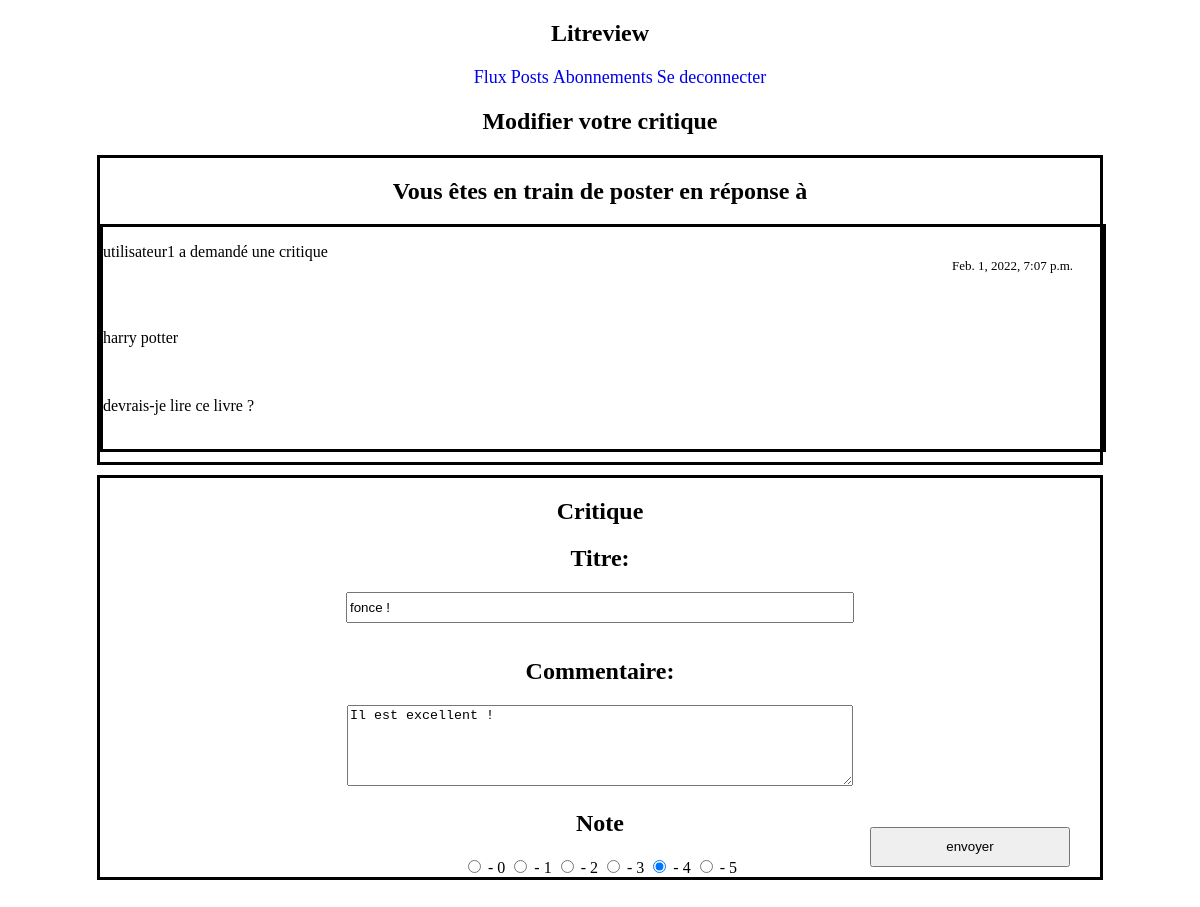
Screenshot of /modifier-review/21/ (signed in) with the database file from the repository.
### blog/models.py (models this page shows, shortened)
class Ticket(models.Model):
    title = models.CharField(max_length=128)
    description = models.TextField(max_length=2048, blank=True)
    user = models.ForeignKey(User, on_delete=models.CASCADE)
    image = models.ImageField(blank=True)
    time_created = models.DateTimeField(auto_now_add=True)

class User(models.Model):
    username = models.CharField(max_length=150, unique=True)
    password = models.CharField(max_length=100)
    email = models.EmailField(max_length=254)

class Review(models.Model):
    ticket_associe = models.ForeignKey(to=Ticket, on_delete=models.CASCADE, null=True, blank=True)
    rating = models.PositiveSmallIntegerField(
        validators=[MinValueValidator(0), MaxValueValidator(5)])
    headline = models.CharField(max_length=128)
    body = models.CharField(max_length=8192, blank=True)
    user_associe = models.ForeignKey(
        User, on_delete=models.CASCADE, null=True, blank=True)
    time_created = models.DateTimeField(auto_now_add=True)

### blog/views.py (the view)
# urls.py: path('modifier-review/<review_id>/', views.page_modifier_review),
def page_modifier_review(request, review_id):
    try:
        if not request.session['connected']:
            print(request.session['connected'])
            return redirect('/index')
        else:
            pass
    except KeyError:
        print("probleme avec la session")
    modif_review = True
    error = False
    user = User.objects.get(username=request.session['username'])
    user_id = user.id
    review_modifiee = False
    try:
        review = Review.objects.get(id=review_id, user_associe_id=user_id)
        review_ticket_associe_id = review.ticket_associe_id
        ticket = Ticket.objects.get(id=review_ticket_associe_id)
    except ValueError:
        return redirect('/vos-posts')
    except ObjectDoesNotExist:
        return redirect('/vos-posts')
    if request.method == "POST":
        form = CritiqueModifForm(request.POST)
        if form.is_valid():
            critique_title = request.POST.get('titre')
            critique_note = request.POST.get('checkbox')
            critique_commentaire = request.POST.get('commentaire')
            dictionnaire_post = {'note': critique_note, 'title': critique_title,
                                 'commentaire': critique_commentaire}
            if not critique_note and not critique_commentaire and \
                    not critique_title:
                review_modifiee = False
                error = True
            else:
                for post in dictionnaire_post:
                    if not dictionnaire_post[post]:
                        pass
                    elif dictionnaire_post[post] == critique_note:
                        print("c'est la note")
                        if int(critique_note) not in [0, 1, 2, 3, 4, 5]:
                            error = True
                        else:
                            review.rating = int(critique_note)
                    else:
                        if dictionnaire_post[post] == critique_title:
                            review.headline = critique_title
                        if dictionnaire_post[post] == critique_commentaire:
                            review.body = critique_commentaire
                    try:
                        review.time_created = datetime.now()
                        review.save()
                        review_modifiee = True
                    except IntegrityError:
                        error = True
                        context = {
                            'error': error
                        }
                        return render(request, 'templates/blog/creation-critique.html', context)
            context = {
                'modif_review': modif_review,
                'review_modifiee': review_modifiee,
                'form': form,
                'review': review,
                'ticket': ticket,
                'error': error
            }
            return render(request, 'templates/blog/creation-critique.html', context)
        else:
            print("le formulaire est invalide.")
            error = True
    else:
        form = CritiqueModifForm()
    context = {
        'modif_review': modif_review,
        'error': error,
        'form': form,
        'ticket': ticket,
        'review': review,
        'user_id': user_id,
    }
    return render(request, 'templates/blog/creation-critique.html', context)

### blog/models.py
class CritiqueModifForm(forms.Form):
    titre = forms.CharField(max_length=128, label='Titre', required=False, initial="",
                            widget=forms.TextInput())
    commentaire = forms.CharField(max_length=8192, label='Commentaire', required=False, initial="",
                                  widget=forms.Textarea(attrs={'cols': 50, 'rows': 5}))

### blog/templates/blog/creation-critique.html (shortened to what this page needs)
<!doctype html>
<html lang="fr">
<head>
    {% block header %}
    {% include 'blog/barre_de_navigation.html' %}
    {% endblock %}
  {% load static %}
  <link rel="stylesheet" href="{% static 'blog/creation_critique.css' %}">
</head>
<body>
{% if modif_review  and not review_modifiee %}
    <h2 style="text-align:center; margin-left:auto; margin-right:auto; min-width:1000px;">Modifier votre critique</h2>
{% endif %}
{% if ticket_doesnt_exist %}
    <h2>Le ticket n'existe pas.</h2>
{% else %}
{% if not review_modifiee %}
    <div id="reponse_critique">
      <h2>Vous êtes en train de poster en réponse à</h2>
      {% block content %}
      {% include 'blog/tickets.html' %}
      {% endblock %}
    </div>
    <div id="critique_div">
      <form id="critique_form" method="post" action="">
        <h2>Critique</h2>
          <h2>{{ form.titre.label_tag}}</h2>
          <input type="text" name="titre" id="id_titre" value="{{review.headline}}">
        <h2>{{ form.commentaire.label_tag}}</h2>
          <textarea name="commentaire" cols="50" rows="5" maxlength="8192" id="id_commentaire">{{review.body}}
          </textarea>
          {% if review %}
          {% if review.rating == 4 %}
            <h2>Note</h2>
            <input type="radio" id="0" name="checkbox" value="0" readonly="readonly"> - 0
            <input type="radio" id="1" name="checkbox" value="1" readonly="readonly"> - 1
            <input type="radio" id="2" name="checkbox" value="2" readonly="readonly"> - 2
            <input type="radio" id="3" name="checkbox" value="3" readonly="readonly"> - 3
            <input type="radio" id="4" name="checkbox" value="4" readonly="readonly" checked> - 4
            <input type="radio" id="5" name="checkbox" value="5" readonly="readonly"> - 5
        <br>
          {% endif %}
          {% endif %}
        <input id="bouton_envoyer" type="submit" value="envoyer">
      </form>
    </div>
    {% endif %}
{% endif %}
</body>
</html>

### blog/templates/blog/tickets.html (shortened to what this page needs)
{% load static %}
  <link rel="stylesheet" href="{% static '/blog/flux.css' %}">
{% if ticket %}
    <div id="tickets">
    {% if ticket.user_id == user_id %}
        <p id="demande_de_critique">Vous avez publié une critique</p>
        <br>
        {% else %}
        <p>{{ ticket.user.username }} a demandé une critique</p>
        <br>
        {% endif %}
        <p class="heure">{{ticket.time_created}}</p>
        <br>
        <p id="book_title">{{ticket.title}}</p>
        <br>
        <p id="book_title">{{ticket.description}}</p>
        <br>
    </div>
{% endif %}

### blog/static/blog/creation_critique.css (style rules this page uses)
#reponse_critique, #critique_div { border-color: black; border-style: solid; margin-left: auto; margin-right: auto; margin-bottom: 10px; min-width: 1000px; width: 500px }
#tickets { border-color: black; border-style: solid; margin-left: auto; margin-right: auto; margin-bottom: 10px; min-width: 1000px; width: 400px }
input[type="text"] { width: 500px; height: 25px; margin-bottom: 15px; overflow: hidden; }
.heure { position: relative; float: right; top: -50px; right: 30px; font-size: small; }
#bouton_envoyer { text-align: center; position: relative; float: right; bottom: 50px; right: 30px; width: 200px; height: 40px; }
h2 { text-align: center; }
form { text-align: center; }
#id_commentaire { width: 500px; }

### blog/static/blog/flux.css (style rules this page uses)
#tickets, #review, #reponse_critique, #critique_div { border-color: black; border-style: solid; margin-left: auto; margin-right: auto; margin-bottom: 10px; min-width: 1000px; width: 500px }
button, h1, h2 { text-align: center; }
input[type="text"], #id_password { width: 500px; height: 25px; margin-bottom: 15px; overflow: hidden; }
.heure { position: relative; float: right; top: -50px; right: 30px; font-size: small; }

### rows the page displays
Ticket: user.username "utilisateur1", time_created "Feb. 1, 2022, 7:07 p.m.", title "harry potter", description "devrais-je lire ce livre ?"
Review: titre "fonce !", commentaire "Il est excellent !"
